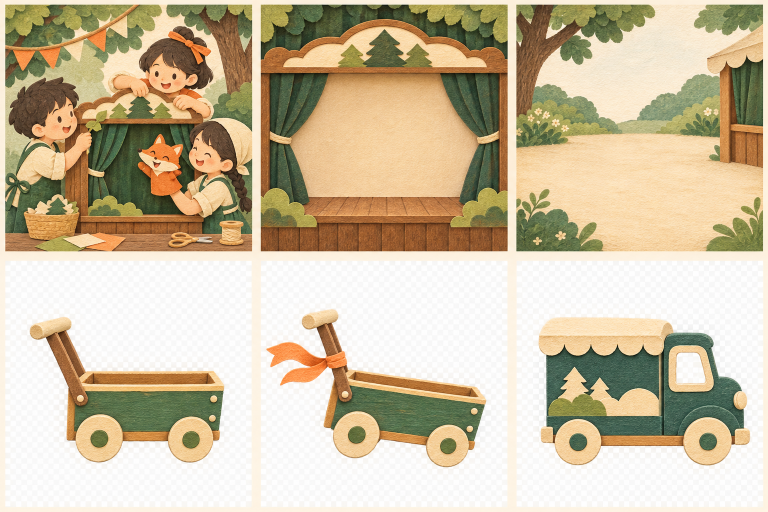
#> input picture courseware/lessons/pep-math-g1-lower-find-more-or-fewer/art-source/puppet-theater-atlas.png, 1536 x 1024 px (shown at 1/2 size); its folder holds only this picture in this run
$ python diagrams.py
#> lines starting #> are read from the running program, lines starting #| are printed output that depends on the picture
"""Render equal-scale comparisons and exact quantity cards for this lesson."""

import hashlib
import json
from pathlib import Path

from PIL import Image, ImageDraw, ImageFont, ImageOps


ART = Path(__file__).resolve().parent
LESSON = ART.parent
PAPER = '#fff5df'
INK = '#234839'
EQUAL = '#8fb29a'
EXTRA = '#ed9c60'
MISSING = '#9d7450'
BORDER = '#d9be94'
MARKERS = {'square': '#3d7968', 'round': '#be642f', 'triangle': '#805e91'}


def write_json(path, value):
    path.write_text(json.dumps(value, ensure_ascii=False, indent=2) + '\n', encoding='utf-8')


def sha256(path):
    return hashlib.sha256(path.read_bytes()).hexdigest()


# [19 lines left out: functions label, marker, not called in this run]


def bracket(draw, start, end, y):
    draw.line([(start, y - 9), (start, y), (end, y), (end, y - 9)], fill=INK, width=5)


# [93 lines left out: functions comparison, quantity, condition_cards, order_card, not called in this run]


def record(records, key, image, **metadata):
    path = LESSON / 'assets' / f'{key}.png'
    image.save(path, format='PNG', optimize=True)
    records[key] = {
        'file': f'assets/{key}.png',
        'sha256': sha256(path),
        'bytes': path.stat().st_size,
        'pixels': list(image.size),
        **metadata,
    }


# [78 lines left out: function registered_diagrams, not called in this run]


def make_assets():
    records = {}
    plate_path = ART / 'puppet-theater-atlas.png'
    sprites_path = ART / 'puppet-theater-sprites.png'
    atlas_sha = sha256(plate_path)
    with Image.open(plate_path) as atlas:
#> atlas is the input picture: PIL image 1536x1024 RGBA; mean R, G, B, A 202.7, 188.3, 159.7, 248.2
        for key, crop, where in [
            ('theater-cover', (13, 11, 502, 501), 'listen-for-the-target'),
            ('theater-stage', (524, 12, 1011, 500), 'arrange-prop-tiles'),
            ('theater-path', (1035, 12, 1523, 501), 'deliver-the-right-count'),
        ]:
            cropped = atlas.crop(crop).convert('RGBA')
            matte = Image.new('RGBA', cropped.size, PAPER)
            matte.alpha_composite(cropped)
            fitted = (matte.convert('RGB').resize((480, 480), Image.Resampling.LANCZOS)
                      if key == 'theater-cover' else
                      ImageOps.fit(matte.convert('RGB'), (480, 270), Image.Resampling.LANCZOS))
            record(records, key, fitted, type='imagegen_plate_crop',
                   sourceAtlas='art-source/puppet-theater-atlas.png', sourceAtlasSha256=atlas_sha,
                   sourceCropPx=list(crop), usedBy=[where],
                   visualReview='Original cut-paper scene inspected; browser rendering pending.')
#> this loop made 1 pass
#> pass 1, in make_assets, `cropped = atlas.crop(crop).convert('RGBA')`:
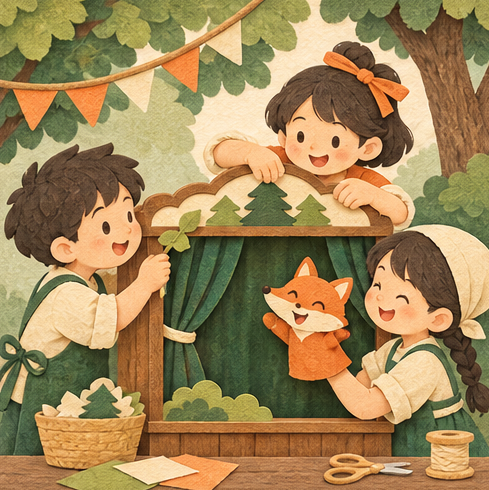
#> cropped: PIL image 489x490 RGBA; mean R, G, B, A 157.7, 131.2, 84.3, 247.9; transparent parts drawn white
#> pass 1, in make_assets, `matte = Image.new('RGBA', cropped.size, PAPER)`:
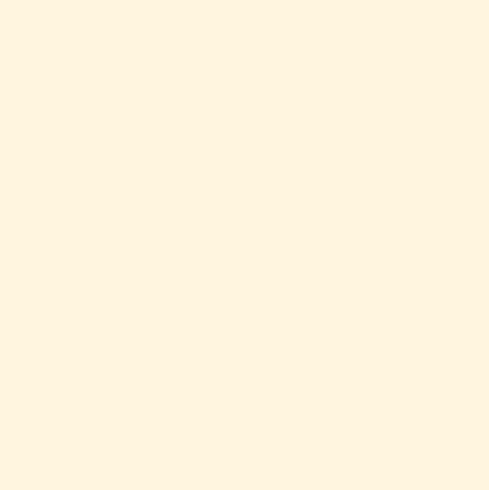
#> matte: PIL image 489x490 RGBA; mean R, G, B, A 255, 245, 223, 255
#> pass 1, in make_assets, `fitted = (matte.convert('RGB').resize((480, 480), Image.Resampling.LAN..`:
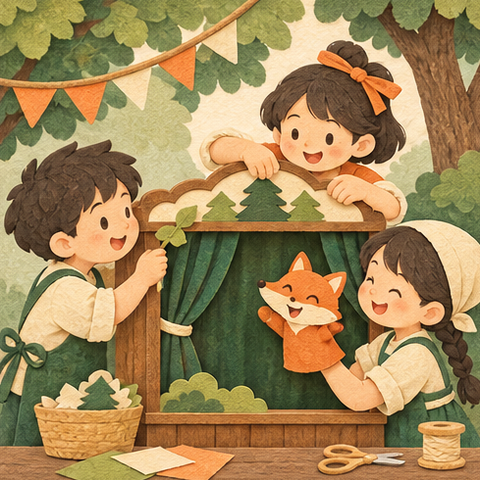
#> fitted: PIL image 480x480 RGB; mean R, G, B 160.5, 134.4, 88.2
    atlas_sha = sha256(sprites_path)
    with Image.open(sprites_path) as atlas:
        for key, crop, uses in [
            ('wood-cart', (40, 60, 671, 643), ['arrange-prop-tiles', 'deliver-the-right-count']),
            ('wood-cart-moving', (683, 60, 1430, 655), ['deliver-the-right-count']),
            ('wood-van', (1450, 65, 2163, 649), ['deliver-the-right-count']),
        ]:
            sprite = atlas.crop(crop).convert('RGBA')
            alpha = sprite.getchannel('A')
            if not alpha.getextrema() == (0, 255):
                raise ValueError(f'Sprite {key} must have an actual transparent field.')
            sprite = sprite.crop(alpha.getbbox())
            sprite.thumbnail((180, 180), Image.Resampling.LANCZOS)
            record(records, key, sprite, type='imagegen_sprite_crop',
                   sourceAtlas='art-source/puppet-theater-sprites.png', sourceAtlasSha256=atlas_sha,
                   sourceCropPx=list(crop), usedBy=uses,
                   visualReview='Original silhouette and alpha inspected; browser rendering pending.')
    for key, image, semantics in registered_diagrams():
        record(records, key, image, type='program_drawn',
               source='art-source/diagrams.py', sourceSha256=sha256(Path(__file__)),
               semantics=semantics, usedBy=semantics['usedBy'],
               visualReview='Exact equal-scale grid from integer data; browser rendering pending.')
    write_json(LESSON / 'asset-sources.json', {
        'schemaVersion': 'mira.courseware.asset-sources.v1',
        'assets': records,
    })


if __name__ == '__main__':
#> (the run stopped early here; a loop or call above may not have finished)
